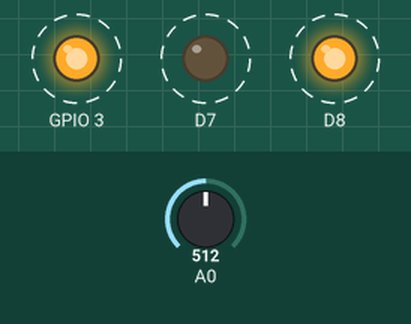
The sketch below on a simulated ESP8266 (NodeMCU). Shown: output pins drawn as LEDs (lit = HIGH). Dashed ring = blinking. Inputs (shaded band) come from the test bench; at power-on: A0 = 512. What the sketch prints to the serial monitor is not drawn.

Above: at 0.93 s.
1.3 s: A0 set to 111
4.3 s: A0 set to 92
Timing chart, 0 to 13.3 s (numbered marks = the images above; inputs shaded):
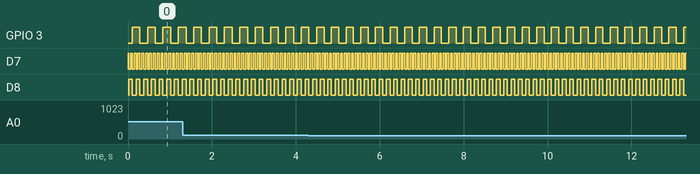

The sketch:

Multiplexer.ino
```cpp
float Vin[8];
int c=0;
int b2,b1,b0;
void setup()
{
  Serial.begin(9600);
  pinMode(D7, OUTPUT);
  pinMode(D8, OUTPUT);
  pinMode(D9, OUTPUT);
  pinMode(A0, INPUT);
}
void loop()
{
  if(c==0){b2=0,b1=0,b0=0;}
  else if(c==1){b2=0,b1=0,b0=1;}
  else if(c==2){b2=0,b1=1,b0=0;}
  else if(c==3){b2=0,b1=1,b0=1;}
  else if(c==4){b2=1,b1=0,b0=0;}
  else if(c==5){b2=1,b1=0,b0=1;}
  else if(c==6){b2=1,b1=1,b0=0;}
  else if(c==7){b2=1,b1=1,b0=1;}
  digitalWrite(D9,b2);
  digitalWrite(D8,b1);
  digitalWrite(D7,b0);
  Vin[c]=analogRead(A0);
  c++; if(c>7)c=0;

  Serial.print("Moisture = ");
  Serial.print(Vin[1],2);
  Serial.print("  ||  Brightness = ");
  Serial.println(Vin[7],2);
}
```

Measured:
- by itself, GPIO 3: alternates HIGH for 0.17 s and LOW for 0.17 s
- by itself, D7: alternates HIGH for 0.04 s and LOW for 0.04 s
- by itself, D8: alternates HIGH for 0.09 s and LOW for 0.09 s
